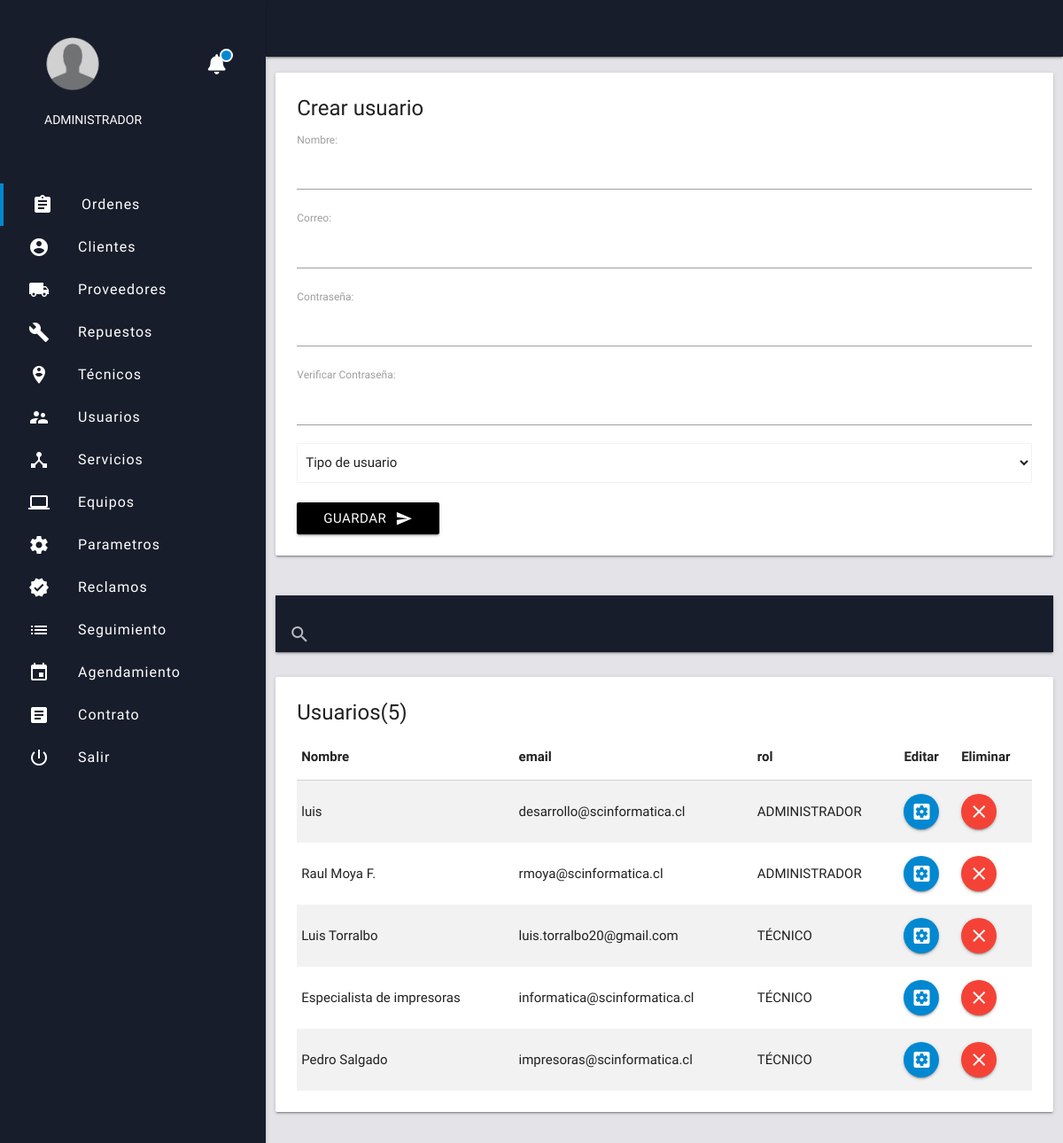
The app's page /home/index.php with its own data.
### tables this page shows
CREATE TABLE `users` (
  `id` int(11) NOT NULL,
  `name` varchar(40) NOT NULL,
  `password` varchar(50) NOT NULL,
  `rol` varchar(20) NOT NULL,
  `email` varchar(100) NOT NULL
);

### home/index.php (the view, shortened to what this page needs)
<?php include '../extend/header.php'; ?>
<div class="row" style="padding-top:10px;">
   <div class="col s12">
    <div class="card">
      <div class="card-content">
       <span class="card-title">Crear usuario</span>
       <form class="form" action="add_user.php" method="post">
                  <label for="nombre">Nombre:</label>
                <input type="text" name="nombre" required autofocus id="nombre"  title="Nombre">
                  <label for="correo">Correo:</label>
                <input id="correo" type="email" name="correo" required    title="Correo electronico">
                  <label for="pass1">Contraseña:</label>
                  <input type="password" name="pass1" title="Entre 8 y 15 caracteres" pattern="[A-Za-z0-9]{8,15}" id="pass1">
                    <label for="pass2">Verificar Contraseña:</label>
                    <input type="password"  title="Entre 8 y 15 caracteres" pattern="[A-Za-z0-9]{8,15}" id="pass2">
                <select class="browser-default" name="nivel" required>
                    <option value="" disabled selected>Tipo de usuario</option>
                </select>
                <br>
                <button type="=submit"  class="btn black" name="button" style="display: flex; align-items: center;">Guardar<i style="margin-left:10px" class="material-icons">send</i></button>
       </form>
      </div>
   </div>
  </div>
</div>
 <div id="estudiantes" class="col s12" style="padding-top:10px;">
       <div class="row">
         <div class="col s12">
           <nav class="bg-dark">
             <div class="nav-wrapper">
               <div class="input-field">
                 <input type="search" id="buscar" autocomplete="off">
                 <label for="buscar"><i class="material-icons">search</i></label>
                 <i class="material-icons">close</i>
               </div>
             </div>
           </nav>
         </div>
       </div>
       <?php $sel = $con->query("SELECT * FROM users");
        $row = mysqli_num_rows($sel);
        ?>
           <div class="row">
              <div class="col s12">
               <div class="card">
                 <div class="card-content">
                  <span class="card-title">Usuarios(<?php echo $row ?>)</span>
                  <table class="striped responsive-table">
                    <thead>
                      <th>Nombre</th>
                      <th>email</th>
                      <th>rol</th>
                      <th>Editar</th>
                      <th>Eliminar</th>
                    </thead>
                    <?php  while ($f = $sel->fetch_assoc()) { ?>
                      <tr>
                        <td><?php echo $f['name'] ?></td>
                        <td><?php echo $f['email'] ?></td>
                        <td><?php if ($f['rol'] == ESPECIALISTA) {
                          echo 'TÉCNICO';
                        }else {
                         echo $f['rol'];
                        } ?></td>
                        <td><a href="update_user.php?id=<?php echo $f['id']?>" class="btn-floating light-blue darken-2"><i class="material-icons">settings_applications</i></a></td>
                        <td class="borrar"><a href="#" class="btn-floating red" onclick="swal({ title:'Esta seguro que desea eliminar al usuario?',text: 'Se perderan los datos!', type: 'warning', showCancelButton: true, confirmButtonColor: '#3085d6', cancelButtonColor: '#d33', confirmButtonText: 'Si, eliminar'}).then(function (isConfirm) {
                         if(isConfirm.value){  location.href='delete_user.php?id=<?php echo     $f['id'] ?>'; } else { location.href='index.php';} })"><i class="material-icons">clear</i></a></td>
                      </tr>
                    <?php } ?>
                  </table>
                 </div>
              </div>
             </div>
           </div>
</div>
<?php include '../extend/scripts.php'; ?>
</body>
</html>

### extend/header.php (shortened to what this page needs)
<!DOCTYPE html>
<html lang="es">
<head>
  <link rel="stylesheet" href="../css/materialize.min.css">
  <link rel="stylesheet" href="https://cdnjs.cloudflare.com/ajax/libs/limonte-sweetalert2/6.6.9/sweetalert2.css">
  <link rel="stylesheet" href="../css/web-app.css">
  <link rel="stylesheet" href="../css/notifications.css">
</head>
<body>
  <main>
    <?php include 'menu_admin.php' ?>

### extend/menu_admin.php (shortened to what this page needs)
<ul id="slide-out" class="side-nav fixed">
<li>
  <div class="userView">
    <div class="background bg-dark">
    </div>
    <a  href="" ><img src="../img/user-pic.png" class="" width="100"></a>
    <div class = "notification">
  <a href = "#">
  <div class ="notBtn" href = "#">
    <div class = "number"></div>
    <i style="colo:white;margin-left:99px;" class="fas fa-bell right awhite"></i>
     </div>
  </div>
</div>
<a href="" class="white-text" style="margin-top: -33px;padding-left: 50px;"> <?php echo $_SESSION['email']  ?>  </a>
      <a href="" class="white-text" style="margin-top: -33px;padding-left: 50px;">ADMINISTRADOR</a> <br>
<li><a class="menu_active" id="ordenes" style="font-weight: 400;letter-spacing: 1px; color: white; font-size: 16px;margin-top: 0px;border-left: 4px solid #0288d1;" href="../ots/"><i style="color: white;" class="material-icons">assignment</i>Ordenes</a></li>
  <li><a id="clientes" style="font-weight: 400;letter-spacing: 1px; color: white; font-size: 16px;" href="../users/users.php"><i style="color: white;" class="material-icons">account_circle</i>Clientes</a></li>
  <li><a id="proveedores" style="font-weight: 400;letter-spacing: 1px; color: white; font-size: 16px;" href="../providers/"><i style="color: white;" class="material-icons">local_shipping</i>Proveedores</a></li>
  <li><a id="repuestos" style="font-weight: 400;letter-spacing: 1px; color: white; font-size: 16px;" href="../replacements/"><i style="color: white;" class="material-icons">build</i>Repuestos</a></li>
  <li><a id="especialistas" style="font-weight: 400;letter-spacing: 1px; color: white; font-size: 16px;" href="../techs/"><i style="color: white;" class="material-icons">person_pin_circle</i>Técnicos</a></li>
  <li><a id="usuarios" style="font-weight: 400;letter-spacing: 1px; color: white; font-size: 16px;" href="../home/"><i style="color: white;" class="material-icons">supervisor_account</i>Usuarios</a></li>
  <li><a id="servicios" style="font-weight: 400;letter-spacing: 1px; color: white; font-size: 16px;" href="../services/"><i style="color: white;" class="material-icons">device_hub</i>Servicios</a></li>
  <li><a id="" style="font-weight: 400;letter-spacing: 1px; color: white; font-size: 16px;" href="../equipments/"><i style="color: white;" class="material-icons">computer</i>Equipos</a></li>
  <li><a id="" style="font-weight: 400;letter-spacing: 1px; color: white; font-size: 16px;" href="../config/"><i style="color: white;" class="material-icons">settings</i>Parametros</a></li>
  <li><a id="" style="font-weight: 400;letter-spacing: 1px; color: white; font-size: 16px;" href="../reclamo/index.php"><i style="color: white;" class="material-icons">verified</i>Reclamos</a></li>
  <li><a id="" style="font-weight: 400;letter-spacing: 1px; color: white; font-size: 16px;" href="../reclamo/seguimiento.php"><i style="color: white;" class="material-icons">list</i>Seguimiento</a></li>
  <li><a id="" style="font-weight: 400;letter-spacing: 1px; color: white; font-size: 16px;" href="../reclamo/agendamiento.php"><i style="color: white;" class="material-icons">event</i>Agendamiento</a></li>
  <li><a id="" style="font-weight: 400;letter-spacing: 1px; color: white; font-size: 16px;" href="../reclamo/contratos.php"><i style="color: white;" class="material-icons">article</i>Contrato</a></li>
  <li><a id="" style="font-weight: 400;letter-spacing: 1px; color: white; font-size: 16px;" href="../login/salir.php"><i style="color: white;" class="material-icons">power_settings_new</i>Salir</a></li>
  <h1 class="" style="position:fixed;bottom: 25px;"> <img src="http://www.scinformatica.cl/universal/img/logo-small.png" alt="" hidden></h1>
    </ul>
<nav style='background-color:#181d2b' class='navnav '><a href="#" data-activates="slide-out" class="button-collapse hide-on-large-only"><i class="material-icons">menu</i></a></nav>

### extend/scripts.php (shortened to what this page needs)
</main>

### css/web-app.css (style rules this page uses)
html { background-color:#e4e3e8; font-family: 'Work Sans', sans-serif; }
.bg-dark { background-color: #181d2b; }

### css/notifications.css (style rules this page uses)
.awhite { color:white; }
h1 { float: left; padding: 10px 30px; color:black; }
body { margin: 0; padding: 0; }
.notification { padding-top: 30px; position: relative; display: inline-block; }
.number { height: 15px; width: 15px; background-color: #0288d1; border-radius: 20px; color: white; text-align: center; position: absolute; top: 23px; left: 112px; padding: 3px; border-style: solid; border-width: 2px; }
.notBtn { transition: 0.5s; cursor: pointer }
.fas { font-size: 17pt; padding-bottom: 17px; margin-left: 130px; }

### extend/header.php (style rules this page uses)
header, main, footer { padding-left: 300px; }
.navnav { display: inherit; }

### records on screen
users: name "luis", email "desarrollo@scinformatica.cl", rol "ADMINISTRADOR"
users: name "Raul Moya F.", email "rmoya@scinformatica.cl", rol "ADMINISTRADOR"
users: name "Luis Torralbo", email "luis.torralbo20@gmail.com", rol "TÉCNICO"
users: name "Especialista de impresoras", email "informatica@scinformatica.cl", rol "TÉCNICO"
users: name "Pedro Salgado", email "impresoras@scinformatica.cl", rol "TÉCNICO"

### other values on screen
$row "5"
